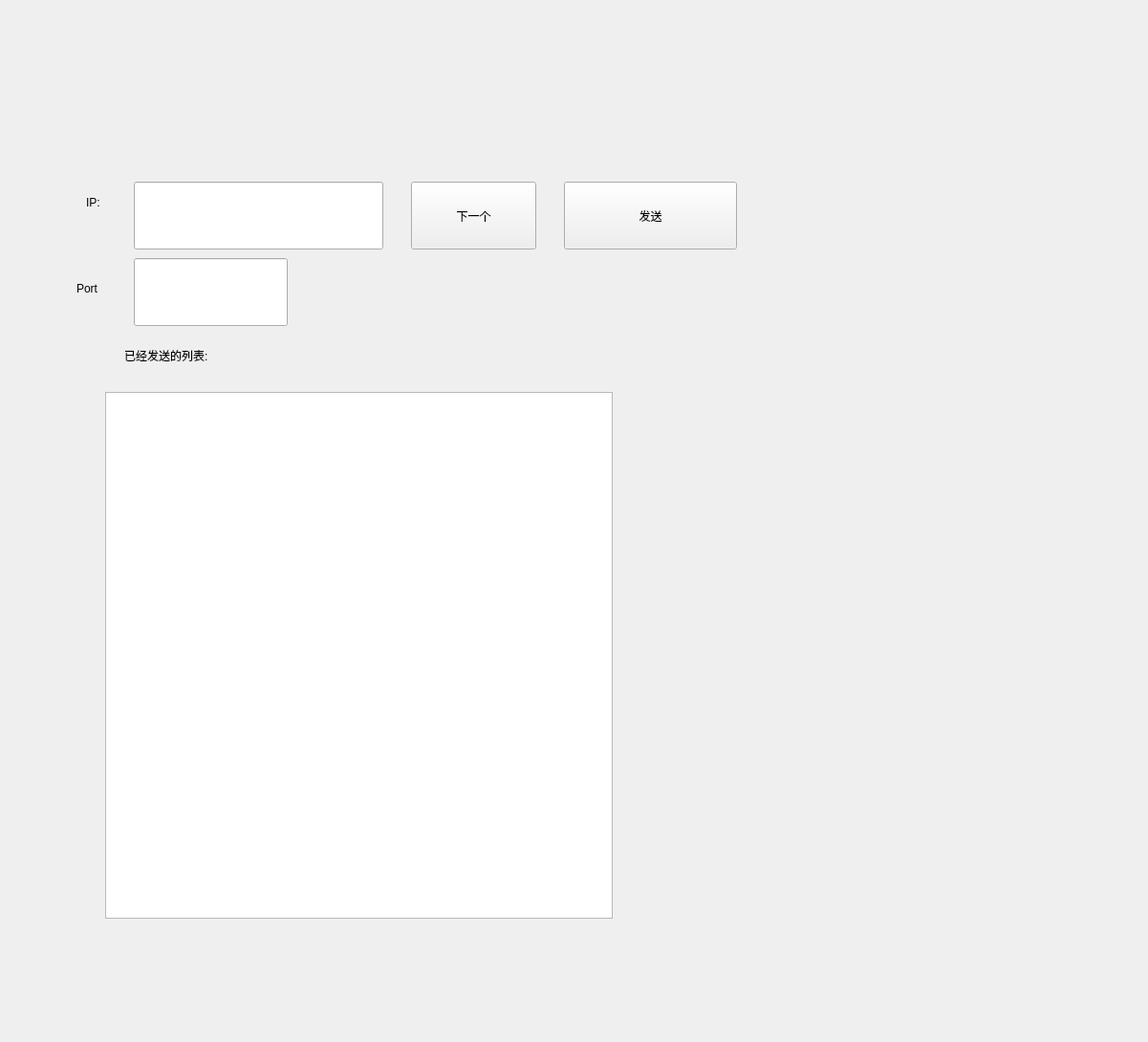
<?xml version="1.0" encoding="UTF-8"?>
<ui version="4.0">
 <class>Form</class>
 <widget class="QWidget" name="Form">
  <property name="geometry">
   <rect>
    <x>0</x>
    <y>0</y>
    <width>1201</width>
    <height>1090</height>
   </rect>
  </property>
  <property name="windowTitle">
   <string>Form</string>
  </property>
  <widget class="QLineEdit" name="Ip">
   <property name="geometry">
    <rect>
     <x>140</x>
     <y>190</y>
     <width>261</width>
     <height>71</height>
    </rect>
   </property>
  </widget>
  <widget class="QPushButton" name="Next">
   <property name="geometry">
    <rect>
     <x>430</x>
     <y>190</y>
     <width>131</width>
     <height>71</height>
    </rect>
   </property>
   <property name="text">
    <string>下一个</string>
   </property>
  </widget>
  <widget class="QPushButton" name="Send">
   <property name="geometry">
    <rect>
     <x>590</x>
     <y>190</y>
     <width>181</width>
     <height>71</height>
    </rect>
   </property>
   <property name="text">
    <string>发送</string>
   </property>
  </widget>
  <widget class="QLabel" name="label">
   <property name="geometry">
    <rect>
     <x>90</x>
     <y>200</y>
     <width>108</width>
     <height>24</height>
    </rect>
   </property>
   <property name="text">
    <string>IP:</string>
   </property>
  </widget>
  <widget class="QListView" name="Sends_listView">
   <property name="geometry">
    <rect>
     <x>110</x>
     <y>410</y>
     <width>531</width>
     <height>551</height>
    </rect>
   </property>
  </widget>
  <widget class="QLabel" name="label_2">
   <property name="geometry">
    <rect>
     <x>130</x>
     <y>360</y>
     <width>211</width>
     <height>24</height>
    </rect>
   </property>
   <property name="text">
    <string>已经发送的列表:</string>
   </property>
  </widget>
  <widget class="QLineEdit" name="Port">
   <property name="geometry">
    <rect>
     <x>140</x>
     <y>270</y>
     <width>161</width>
     <height>71</height>
    </rect>
   </property>
  </widget>
  <widget class="QLabel" name="label_3">
   <property name="geometry">
    <rect>
     <x>80</x>
     <y>290</y>
     <width>108</width>
     <height>24</height>
    </rect>
   </property>
   <property name="text">
    <string>Port</string>
   </property>
  </widget>
 </widget>
 <resources/>
 <connections>
  <connection>
   <sender>Ip</sender>
   <signal>editingFinished()</signal>
   <receiver>Form</receiver>
   <slot>Ip_edit_finish()</slot>
   <hints>
    <hint type="sourcelabel">
     <x>311</x>
     <y>228</y>
    </hint>
    <hint type="destinationlabel">
     <x>691</x>
     <y>345</y>
    </hint>
   </hints>
  </connection>
 </connections>
 <slots>
  <slot>Ip_edit_finish()</slot>
 </slots>
</ui>
